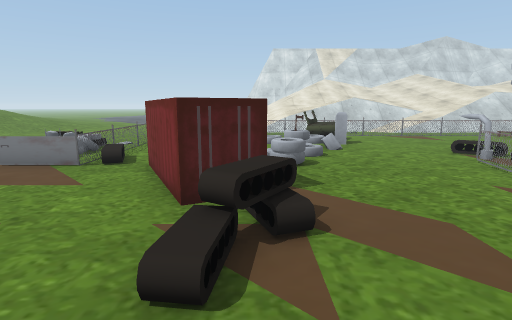
[1] (above)

20 first-person views from a walk through a Unity game level. The camera is 1.5 m above the floor, tilts 10° down and sees 80° across. The floor is counted in squares, 1 m on a side. Each view is taken from the middle of a square. On the plan, view 1 faces up. The plan holds only what a view shows up to about 15 squares ahead; the rest is blank. The place goes on beyond the plan. Some surface patterns are stand-ins.

[2]
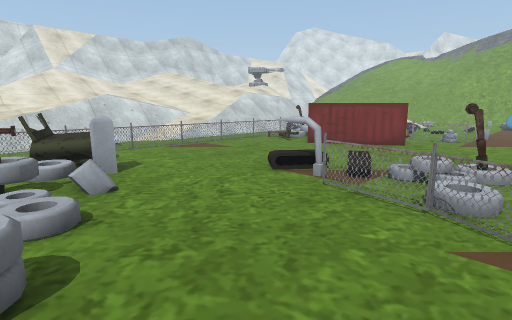

[3]
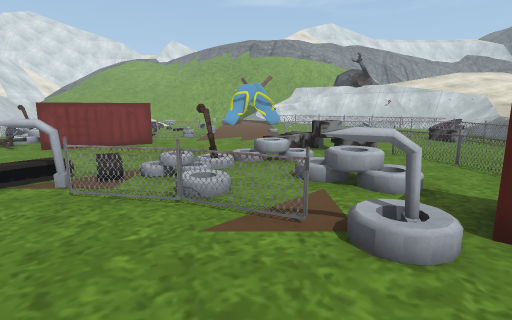

[4]
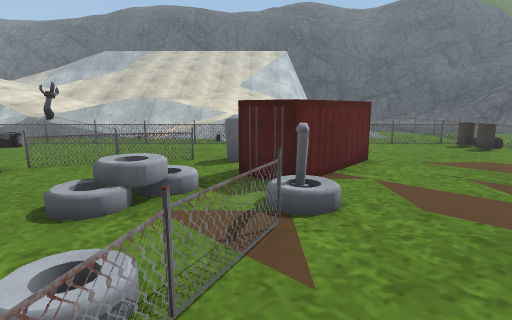

[5]
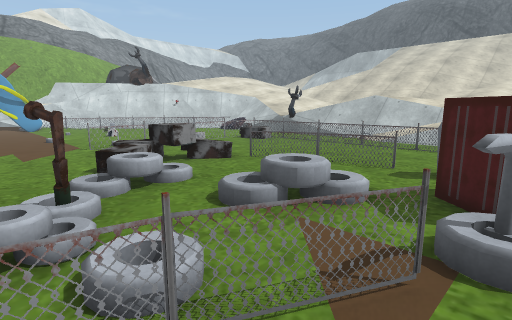

[6]
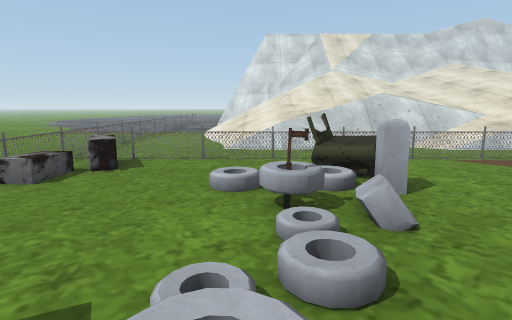

[7]
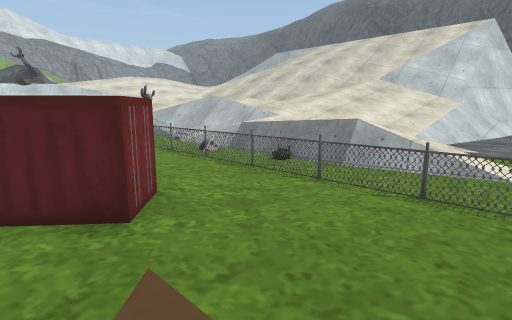

[8]
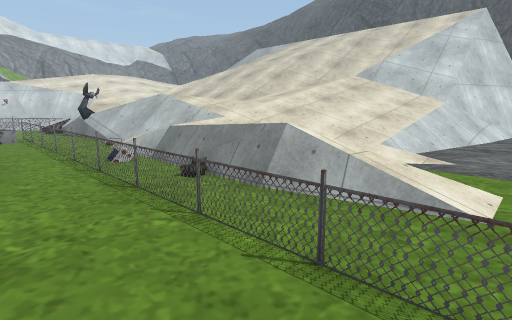

[9]
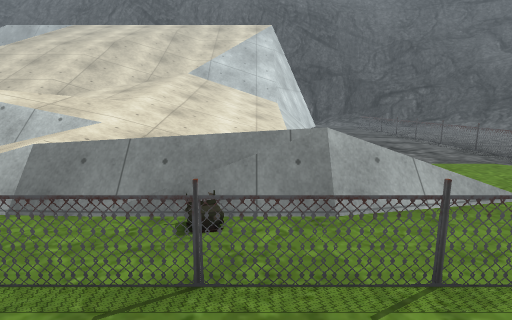

[10]
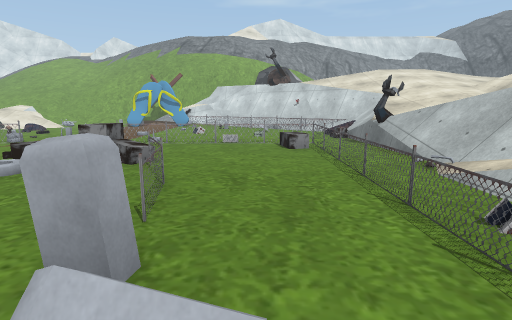

[11]
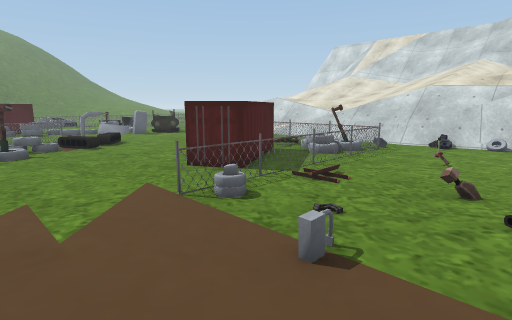

[12]
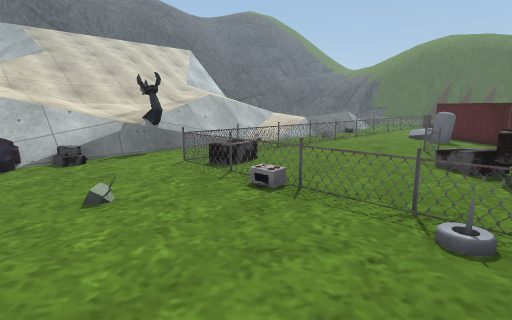

[13]
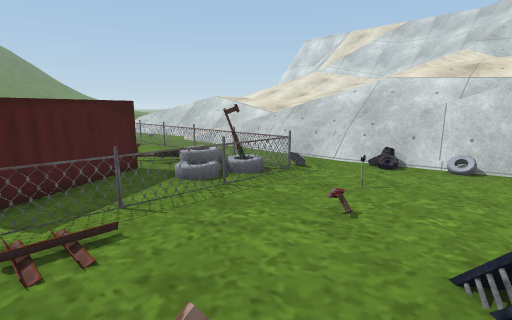

[14]
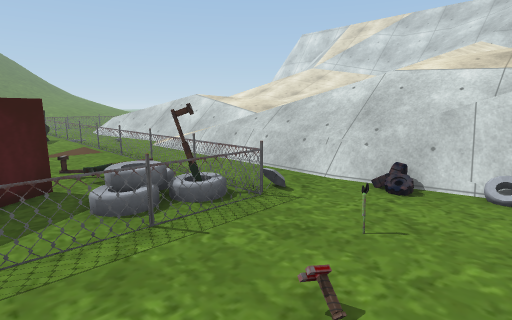

[15]
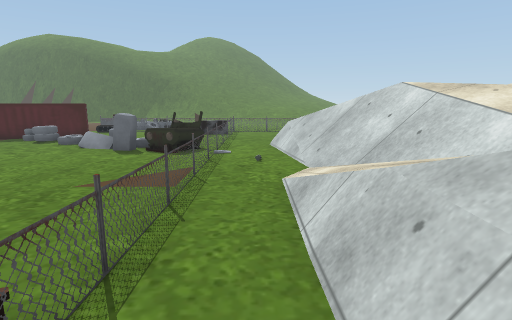

[16]
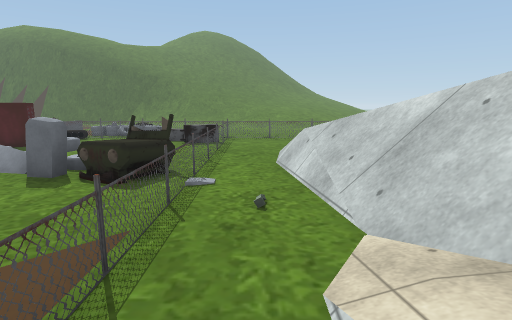

[17]
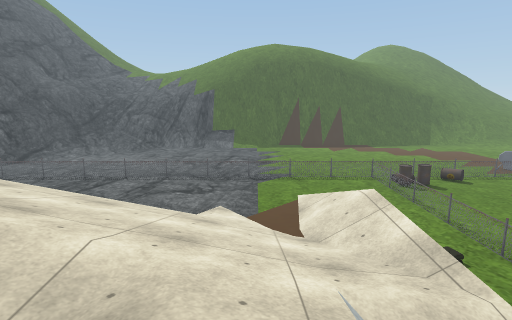

[18]
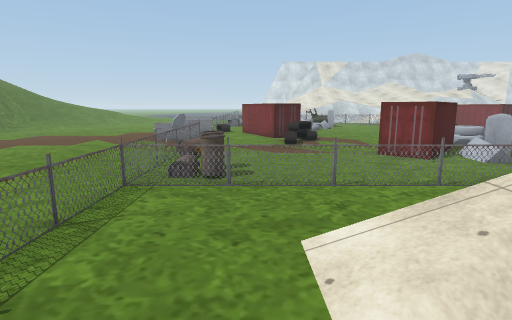

[19]
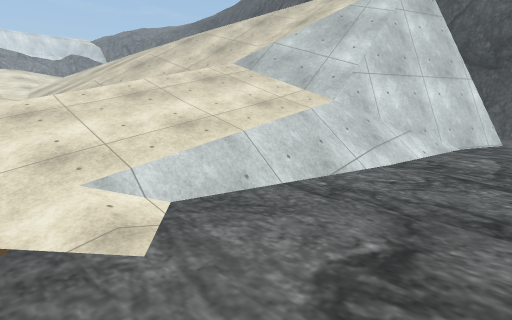

[20]
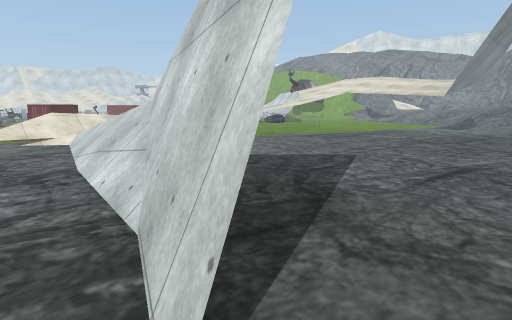

### Floor plan
Key: @ floor where view 1 was taken; # wall or solid block; x gap in a wall; . main floor; : floor 0.25 m higher than the main floor; + floor 1.25 m higher than the main floor; * floor 1.5 m higher than the main floor; % floor 1.75 m higher than the main floor; & floor 2 m higher than the main floor; / step, stairs or slope; = window, fence, low wall or low ledge; ^ raised ledge; v drop or lower ground; F fence; C container; G gate; B barrel; O other object.
Columns run from 5 left of view 1 to 20 right of it. Each row starts with its distance up from view 1.
 21 ....////    &/////  .....
 20 O....///////////// ....##
 19 O..../////////////////=##
 18 O....///////.////////===#
 17 O.O.O.O.O.O.O.O.O.O.......
 16 OF FOFOFOOFFFFFFFFFFO.....
 15  #=.....#=.......//# .....
 14 FO=....#^^.......///O.....
 13 OO...//###....... C......=
 12 O.....==#........CC.O.....
 11 ......=#:........CCCO...:.
 10 O....../..........CCO..../
  9 .O....//....#/.....CF.....
  8 FOCCC.=....FO/......O.....
  7 G..CCO.....F./............
  6 ...CCC.....O///..........
  5 O...CC....F.../=/.........
  4 G....=...#..//.////.O.....
  3   ...x...O//=/...=/.F.....
  2 O........CC//...==/.O.....
  1 O.......CCC.........F.....
  0 F....@.CCC##FFFF....O.....
 -1 OB.....CCC..........F.....
 -2 O...................O.....
 -3 O.B.O.O.O.O.F.O.O.O.O.....
 -4 FFOFFFFFFOF O F F F F.....
 -5 O.O......................
 -6 F.....======v//........//
 -7 O...//======//////==#////
 -8 F.../////////////////////
 -9 O.......////////////////
-10 F......///////%&   /+//
-11 ......//////%%     *//
-12 F....../////^%     **/
-13 O...../////....
-14 O.....////^...........
-15 ......////.......
-16 O.....///......
-17 ......// .......
-18 O....///.........
-19  ....//=..........
-20 O..../#............
-21  . ..=#.............
-22 O. ..#...............
-23 O  ..#................
-24    .##................
-25    ................
-26    ........
-27     .
-28     ##
-29     ##

Positions as (right, up) in squares from view 1, and headings:
1: (0, 0), facing up
2: (1, 5), facing up-right
3: (1, 5), facing right
4: (5, 8), facing down
5: (4, 7), facing down-right
6: (1, 7), facing up
7: (-2, 1), facing down-right
8: (-2, -2), facing down-right
9: (3, -2), facing down
10: (3, -2), facing right
11: (20, 5), facing up-left
12: (20, 3), facing down-left
13: (20, 10), facing up-left
14: (19, 12), facing up-left
15: (14, 17), facing left
16: (10, 17), facing left
17: (10, -10), facing left
18: (-2, -10), facing up
19: (-3, -10), facing down-right
20: (-2, -26), facing up-right
